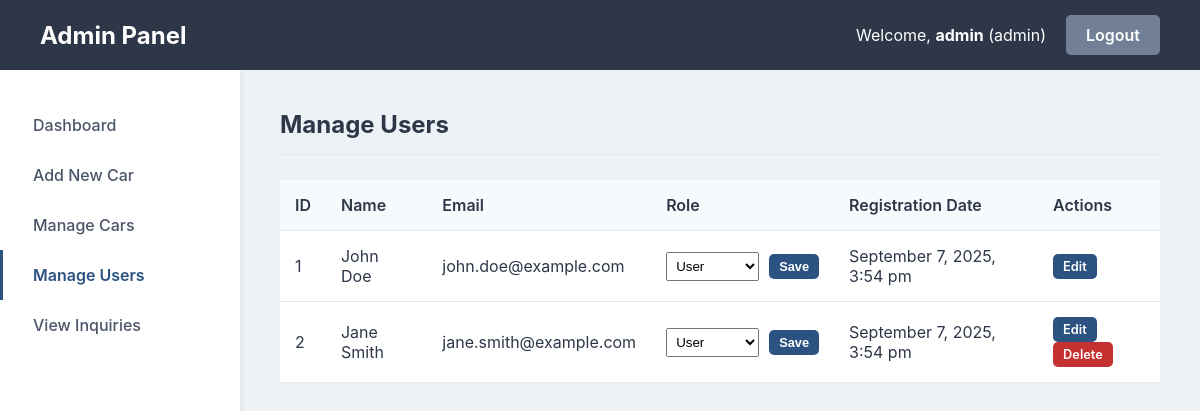
/Admin/manage_users.php (signed in), run on the app's committed database.
### tables this page shows
CREATE TABLE `users` (
  `id` int(11) NOT NULL AUTO_INCREMENT,
  `name` varchar(100) NOT NULL,
  `email` varchar(100) NOT NULL,
  `password` varchar(255) NOT NULL,
  `role` enum('user','moderator') NOT NULL DEFAULT 'user',
  `registration_date` timestamp NOT NULL DEFAULT current_timestamp(),
  PRIMARY KEY (`id`),
  UNIQUE KEY `email` (`email`)
);

### functions.php (called while the page is built, shortened)
<?php
function _e(?string $string): string {
    return htmlspecialchars($string ?? '', ENT_QUOTES, 'UTF-8');
}
function get_session_user(): ?array {
    if (isset($_SESSION['admin_id'])) {
        return ['id' => $_SESSION['admin_id'], 'role' => 'admin', 'name' => $_SESSION['admin_username'] ?? ''];
    }
    return null;
}
function is_admin_logged_in(): bool {
    $user = get_session_user();
    return $user && $user['role'] === 'admin';
}
?>

### Admin/manage_users.php (the view, shortened to what this page needs)
<?php
$page_title = 'Manage Users';
require_once 'partials/header.php';
$stmt = $pdo->query("SELECT id, name, email, role, registration_date FROM users ORDER BY registration_date DESC");
$users = $stmt->fetchAll();
?>
<div class="table-container">
    <table class="admin-table">
        <thead>
            <tr>
                <th>ID</th>
                <th>Name</th>
                <th>Email</th>
                <th>Role</th>
                <th>Registration Date</th>
                <th>Actions</th>
            </tr>
        </thead>
        <tbody>
            <?php if (empty($users)): ?>
                <tr>
                    <td colspan="6" style="text-align:center;">No registered users found.</td>
                </tr>
            <?php else: ?>
                <?php foreach ($users as $user): ?>
                    <tr>
                        <td><?= _e($user['id']) ?></td>
                        <td><?= _e($user['name']) ?></td>
                        <td><?= _e($user['email']) ?></td>
                        <td>
                            <?php if (is_admin_logged_in()): ?>
                                <form action="manage_users.php" method="POST" class="role-form">
                                    <select name="role" class="role-select">
                                        <option value="user" <?= $user['role'] == 'user' ? 'selected' : '' ?>>User</option>
                                    </select>
                                    <button type="submit" name="update_role" class="btn btn-sm">Save</button>
                                </form>
                            <?php else: ?>
                                <?= _e(ucfirst($user['role'])) ?>
                            <?php endif; ?>
                        </td>
                        <td><?= date("F j, Y, g:i a", strtotime($user['registration_date'])) ?></td>
                        <td class="actions">
                            <a href="edit_user.php?id=<?= $user['id'] ?>" class="btn btn-sm">Edit</a>
                            <?php if ($session_user['id'] != $user['id']): ?>
                                <a href="manage_users.php?action=delete&id=<?= $user['id'] ?>" class="btn btn-sm btn-danger" onclick="return confirm('Are you sure you want to delete this user? This will also delete all their messages.');">Delete</a>
                            <?php endif; ?>
                        </td>
                    </tr>
                <?php endforeach; ?>
            <?php endif; ?>
        </tbody>
    </table>
</div>
<?php
require_once 'partials/footer.php';
?>

### Admin/partials/header.php (shortened to what this page needs)
<?php
require_once __DIR__ . '/../../functions.php';
$session_user = get_session_user();
?>
<!DOCTYPE html>
<html lang="en">
<head>
    <link rel="stylesheet" href="style.css">
</head>
<body>
    <div class="admin-wrapper">
        <header class="admin-header">
            <h1>Admin Panel</h1>
            <div class="header-right">
                <span>Welcome, <strong><?= _e($session_user['name']) ?></strong> (<?= _e($session_user['role']) ?>)</span>
                <a href="index.php?action=logout" class="btn btn-secondary">Logout</a>
            </div>
        </header>
        <div class="admin-main">
            <?php require_once __DIR__ . '/navigation.php'; ?>
            <section class="admin-content">
                <?php if (isset($page_title)): ?>
                    <h2><?= _e($page_title) ?></h2>
                <?php endif; ?>

### Admin/partials/navigation.php
<?php
$current_page = basename($_SERVER['SCRIPT_NAME']);
?>
<nav class="admin-nav">
    <ul>
        <li class="<?= ($current_page === 'index.php') ? 'active' : '' ?>">
            <a href="index.php">Dashboard</a>
        </li>
        <li class="<?= ($current_page === 'add_car.php' || $current_page === 'edit_car.php') ? 'active' : '' ?>">
            <a href="add_car.php">Add New Car</a>
        </li>
        <li class="<?= ($current_page === 'manage_cars.php') ? 'active' : '' ?>">
            <a href="manage_cars.php">Manage Cars</a>
        </li>
        <li class="<?= ($current_page === 'manage_users.php') ? 'active' : '' ?>">
            <a href="manage_users.php">Manage Users</a>
        </li>
        <li class="<?= ($current_page === 'messages.php') ? 'active' : '' ?>">
            <a href="messages.php">View Inquiries</a>
        </li>
    </ul>
</nav>

### Admin/partials/footer.php
            </section>
        </div>
    </div>
</body>
</html>

### Admin/style.css (style rules this page uses)
body { font-family: -apple-system, BlinkMacSystemFont, "Segoe UI", Roboto, "Helvetica Neue", Arial, sans-serif; background-color: #edf2f7; color: #2d3748; margin: 0; }
.btn { display: inline-block; padding: 10px 20px; border: none; border-radius: 5px; background-color: #2c5282; color: #fff; font-weight: 600; cursor: pointer; text-decoration: none; transition: background-color 0.2s; }
.btn-secondary { background-color: #718096; }
.btn-danger { background-color: #c53030; }
.admin-wrapper { display: flex; flex-direction: column; min-height: 100vh; }
.admin-header { display: flex; justify-content: space-between; align-items: center; padding: 0 40px; background-color: #2d3748; color: #fff; height: 70px; }
.admin-header h1 { font-size: 1.5rem; margin: 0; }
.admin-header .header-right { display: flex; align-items: center; gap: 20px; }
.admin-main { display: flex; flex: 1; }
.admin-nav { width: 240px; background-color: #fff; padding: 30px 0; box-shadow: 2px 0 5px rgba(0,0,0,0.05); }
.admin-nav ul { list-style: none; padding: 0; margin: 0; }
.admin-nav a { display: block; padding: 15px 30px; color: #4a5568; text-decoration: none; font-weight: 500; border-left: 3px solid transparent; }
.admin-nav li.active a { border-left-color: #2c5282; color: #2c5282; font-weight: 600; }
.admin-content { flex: 1; padding: 40px; }
.admin-content h2 { margin-top: 0; border-bottom: 1px solid #e2e8f0; padding-bottom: 15px; margin-bottom: 25px; }
.admin-table { width: 100%; border-collapse: collapse; background-color: #fff; box-shadow: 0 4px 6px rgba(0,0,0,0.05); }
.admin-table th, .admin-table td { padding: 15px; text-align: left; border-bottom: 1px solid #e2e8f0; }
.admin-table th { background-color: #f7fafc; font-weight: 600; }

### Admin/manage_users.php (style rules this page uses)
.btn-sm { padding: 5px 10px; font-size: 0.8rem; }
.table-container { overflow-x: auto; }
.role-form { display: flex; align-items: center; gap: 10px; }
.role-form select { padding: 5px; }

### data on the page
users: id "1", name "John Doe", email "john.doe@example.com", role "User", registration_date "September 7, 2025, 3:54 pm"
users: id "2", name "Jane Smith", email "jane.smith@example.com", role "User", registration_date "September 7, 2025, 3:54 pm"

### other printed values
_e($session_user['name']) "admin"
_e($session_user['role']) "admin"
_e($page_title) "Manage Users"
